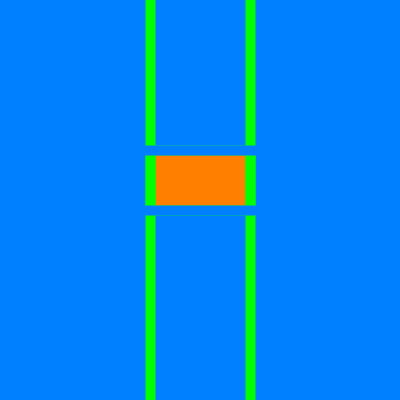
Frame 1 (no input)
Frame 60 (the mouse pressed at the canvas centre just before this capture): identical to frame 1, image omitted
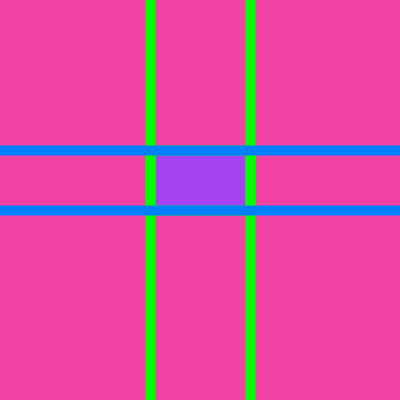
Frame 120 (the mouse held since frame 60 and released just before this capture)

The Processing sketch that drew these frames (run headless with seeded random() and noise(); from frame 60 on, the mouse is pressed at the canvas centre):

// Processing sketch: MOUSE_CLIC_CUADRANTES
// ── MOUSE_CLIC_CUADRANTES.pde
float rojo = 255 ;
float verde = 128;
float azul =0;

void setup() {
  size(400, 400);
}

void draw() {
  background(azul,verde,rojo);
  fill(rojo,verde,azul);
  strokeWeight(10);
  stroke(0,255,0);
  rect(150,150,100,60);
  line(150, 0, 150,400);
  line(250, 0, 250,400);
  stroke(0,128,255);
  line(0,150, 400,150);
  line(0,210, 400, 210);
}

void mousePressed(){
  //operadores de comparacion
  // <,>,<=, >=, ==, !=
  //operadores logicos
  //&& || !
    
 /* if(mouseY>0 && mouseY<150){
   println("1er cuadrante");
  }
  if(mouseY>=150 && mouseY<210){
    println("2do cuadrante");
  }
  if(mouseY>=210 && mouseY<=400){
    println("3er cuadrante Y");
  }
  if(mouseX>=250 && mouseX<=400){
    println("3er cuadrante X");
  }*/
  if(mouseX>=150 && mouseX<250 && mouseY>=150 && mouseY<210){
    rojo = random(255);
    verde = random(255);
    azul = random(255);
  } 
  
}
